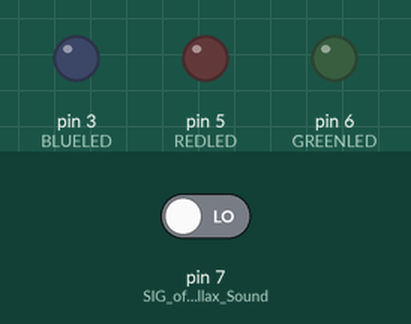
The sketch below on a simulated Arduino Uno, built with avr-gcc and run on an emulated ATmega328P. On the bench: output pins drawn as LEDs (lit = HIGH). Inputs (shaded band) come from the test bench; at power-on: pin 7 (SIG_of_the_Parallax_Sound) LOW.

Above: at 1.2 s.
1.3 s: pin 7 (SIG_of_the_Parallax_Sound) driven HIGH
At 2.0 s:
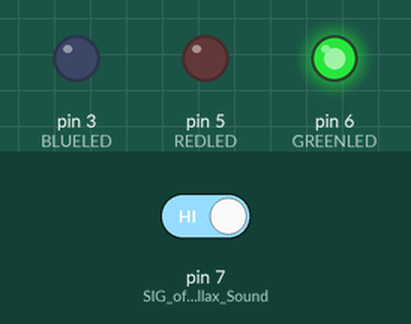
2.8 s: pin 7 (SIG_of_the_Parallax_Sound) driven LOW
At 3.3 s:
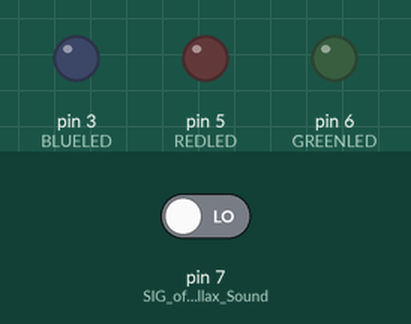
Timing chart, 0 to 5.8 s (numbered marks = the images above; inputs shaded):
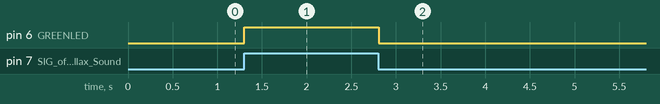

The sketch:

No_Color_Change_Reactive_LED_Strip.ino
```cpp
#define REDLED 5
#define GREENLED 6
#define BLUELED 3

void setup()
{
  pinMode(7,INPUT); //SIG of the Parallax Sound Impact Sensor connected to Digital Pin 7
  pinMode(REDLED, OUTPUT);
  pinMode(BLUELED, OUTPUT);
  pinMode(GREENLED, OUTPUT);
}

//this function will make the LED dim once the Parallax Sound Impact Sensor sends a 1 signal, and then return to it’s original brightness.
void loop()
{
  boolean soundstate = digitalRead(7);
  if (soundstate == 1) {
     analogWrite(REDLED, 0);
     analogWrite(BLUELED, 0);
     analogWrite(GREENLED, 255);
     delay(10);
  }
  else{
    analogWrite(REDLED, 0);
    analogWrite(BLUELED, 0);
    analogWrite(GREENLED, 0);
  }
}
```

Measured:
- after the input at 1.3 s, pin 6 (GREENLED): LOW → HIGH at once
- after the input at 2.8 s, pin 6 (GREENLED): HIGH → LOW at once
